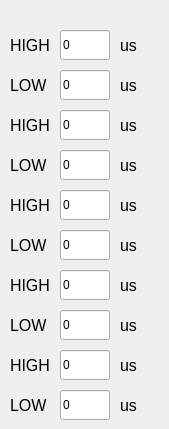
    <widget class="QWidget" name="X0">
     <attribute name="title">
      <string>X0</string>
     </attribute>
     <widget class="QLabel" name="label">
      <property name="geometry">
       <rect>
        <x>10</x>
        <y>30</y>
        <width>40</width>
        <height>30</height>
       </rect>
      </property>
      <property name="font">
       <font>
        <pointsize>12</pointsize>
       </font>
      </property>
      <property name="text">
       <string>HIGH</string>
      </property>
     </widget>
     <widget class="QLineEdit" name="x0_high0">
      <property name="geometry">
       <rect>
        <x>60</x>
        <y>30</y>
        <width>50</width>
        <height>30</height>
       </rect>
      </property>
      <property name="text">
       <string>0</string>
      </property>
     </widget>
     <widget class="QLabel" name="label_2">
      <property name="geometry">
       <rect>
        <x>120</x>
        <y>30</y>
        <width>40</width>
        <height>30</height>
       </rect>
      </property>
      <property name="font">
       <font>
        <pointsize>12</pointsize>
       </font>
      </property>
      <property name="text">
       <string>us</string>
      </property>
     </widget>
     <widget class="QLabel" name="label_7">
      <property name="geometry">
       <rect>
        <x>10</x>
        <y>70</y>
        <width>40</width>
        <height>30</height>
       </rect>
      </property>
      <property name="font">
       <font>
        <pointsize>12</pointsize>
       </font>
      </property>
      <property name="text">
       <string>LOW</string>
      </property>
     </widget>
     <widget class="QLabel" name="label_8">
      <property name="geometry">
       <rect>
        <x>120</x>
        <y>70</y>
        <width>40</width>
        <height>30</height>
       </rect>
      </property>
      <property name="font">
       <font>
        <pointsize>12</pointsize>
       </font>
      </property>
      <property name="text">
       <string>us</string>
      </property>
     </widget>
     <widget class="QLineEdit" name="x0_low0">
      <property name="geometry">
       <rect>
        <x>60</x>
        <y>70</y>
        <width>50</width>
        <height>30</height>
       </rect>
      </property>
      <property name="text">
       <string>0</string>
      </property>
     </widget>
     <widget class="QLabel" name="label_12">
      <property name="geometry">
       <rect>
        <x>120</x>
        <y>110</y>
        <width>40</width>
        <height>30</height>
       </rect>
      </property>
      <property name="font">
       <font>
        <pointsize>12</pointsize>
       </font>
      </property>
      <property name="text">
       <string>us</string>
      </property>
     </widget>
     <widget class="QLabel" name="label_9">
      <property name="geometry">
       <rect>
        <x>10</x>
        <y>150</y>
        <width>40</width>
        <height>30</height>
       </rect>
      </property>
      <property name="font">
       <font>
        <pointsize>12</pointsize>
       </font>
      </property>
      <property name="text">
       <string>LOW</string>
      </property>
     </widget>
     <widget class="QLabel" name="label_10">
      <property name="geometry">
       <rect>
        <x>120</x>
        <y>150</y>
        <width>40</width>
        <height>30</height>
       </rect>
      </property>
      <property name="font">
       <font>
        <pointsize>12</pointsize>
       </font>
      </property>
      <property name="text">
       <string>us</string>
      </property>
     </widget>
     <widget class="QLabel" name="label_11">
      <property name="geometry">
       <rect>
        <x>10</x>
        <y>110</y>
        <width>40</width>
        <height>30</height>
       </rect>
      </property>
      <property name="font">
       <font>
        <pointsize>12</pointsize>
       </font>
      </property>
      <property name="text">
       <string>HIGH</string>
      </property>
     </widget>
     <widget class="QLineEdit" name="x0_high1">
      <property name="geometry">
       <rect>
        <x>60</x>
        <y>110</y>
        <width>50</width>
        <height>30</height>
       </rect>
      </property>
      <property name="text">
       <string>0</string>
      </property>
     </widget>
     <widget class="QLineEdit" name="x0_low1">
      <property name="geometry">
       <rect>
        <x>60</x>
        <y>150</y>
        <width>50</width>
        <height>30</height>
       </rect>
      </property>
      <property name="text">
       <string>0</string>
      </property>
     </widget>
     <widget class="QLabel" name="label_13">
      <property name="geometry">
       <rect>
        <x>10</x>
        <y>230</y>
        <width>40</width>
        <height>30</height>
       </rect>
      </property>
      <property name="font">
       <font>
        <pointsize>12</pointsize>
       </font>
      </property>
      <property name="text">
       <string>LOW</string>
      </property>
     </widget>
     <widget class="QLabel" name="label_14">
      <property name="geometry">
       <rect>
        <x>120</x>
        <y>230</y>
        <width>40</width>
        <height>30</height>
       </rect>
      </property>
      <property name="font">
       <font>
        <pointsize>12</pointsize>
       </font>
      </property>
      <property name="text">
       <string>us</string>
      </property>
     </widget>
     <widget class="QLabel" name="label_15">
      <property name="geometry">
       <rect>
        <x>10</x>
        <y>190</y>
        <width>40</width>
        <height>30</height>
       </rect>
      </property>
      <property name="font">
       <font>
        <pointsize>12</pointsize>
       </font>
      </property>
      <property name="text">
       <string>HIGH</string>
      </property>
     </widget>
     <widget class="QLineEdit" name="x0_high2">
      <property name="geometry">
       <rect>
        <x>60</x>
        <y>190</y>
        <width>50</width>
        <height>30</height>
       </rect>
      </property>
      <property name="text">
       <string>0</string>
      </property>
     </widget>
     <widget class="QLineEdit" name="x0_low2">
      <property name="geometry">
       <rect>
        <x>60</x>
        <y>230</y>
        <width>50</width>
        <height>30</height>
       </rect>
      </property>
      <property name="text">
       <string>0</string>
      </property>
     </widget>
     <widget class="QLabel" name="label_16">
      <property name="geometry">
       <rect>
        <x>120</x>
        <y>190</y>
        <width>40</width>
        <height>30</height>
       </rect>
      </property>
      <property name="font">
       <font>
        <pointsize>12</pointsize>
       </font>
      </property>
      <property name="text">
       <string>us</string>
      </property>
     </widget>
     <widget class="QLabel" name="label_17">
      <property name="geometry">
       <rect>
        <x>10</x>
        <y>310</y>
        <width>40</width>
        <height>30</height>
       </rect>
      </property>
      <property name="font">
       <font>
        <pointsize>12</pointsize>
       </font>
      </property>
      <property name="text">
       <string>LOW</string>
      </property>
     </widget>
     <widget class="QLabel" name="label_18">
      <property name="geometry">
       <rect>
        <x>120</x>
        <y>310</y>
        <width>40</width>
        <height>30</height>
       </rect>
      </property>
      <property name="font">
       <font>
        <pointsize>12</pointsize>
       </font>
      </property>
      <property name="text">
       <string>us</string>
      </property>
     </widget>
     <widget class="QLabel" name="label_19">
      <property name="geometry">
       <rect>
        <x>10</x>
        <y>270</y>
        <width>40</width>
        <height>30</height>
       </rect>
      </property>
      <property name="font">
       <font>
        <pointsize>12</pointsize>
       </font>
      </property>
      <property name="text">
       <string>HIGH</string>
      </property>
     </widget>
     <widget class="QLineEdit" name="x0_high3">
      <property name="geometry">
       <rect>
        <x>60</x>
        <y>270</y>
        <width>50</width>
        <height>30</height>
       </rect>
      </property>
      <property name="text">
       <string>0</string>
      </property>
     </widget>
     <widget class="QLineEdit" name="x0_low3">
      <property name="geometry">
       <rect>
        <x>60</x>
        <y>310</y>
        <width>50</width>
        <height>30</height>
       </rect>
      </property>
      <property name="text">
       <string>0</string>
      </property>
     </widget>
     <widget class="QLabel" name="label_20">
      <property name="geometry">
       <rect>
        <x>120</x>
        <y>270</y>
        <width>40</width>
        <height>30</height>
       </rect>
      </property>
      <property name="font">
       <font>
        <pointsize>12</pointsize>
       </font>
      </property>
      <property name="text">
       <string>us</string>
      </property>
     </widget>
     <widget class="QLabel" name="label_24">
      <property name="geometry">
       <rect>
        <x>120</x>
        <y>350</y>
        <width>40</width>
        <height>30</height>
       </rect>
      </property>
      <property name="font">
       <font>
        <pointsize>12</pointsize>
       </font>
      </property>
      <property name="text">
       <string>us</string>
      </property>
     </widget>
     <widget class="QLineEdit" name="x0_high4">
      <property name="geometry">
       <rect>
        <x>60</x>
        <y>350</y>
        <width>50</width>
        <height>30</height>
       </rect>
      </property>
      <property name="text">
       <string>0</string>
      </property>
     </widget>
     <widget class="QLabel" name="label_22">
      <property name="geometry">
       <rect>
        <x>120</x>
        <y>390</y>
        <width>40</width>
        <height>30</height>
       </rect>
      </property>
      <property name="font">
       <font>
        <pointsize>12</pointsize>
       </font>
      </property>
      <property name="text">
       <string>us</string>
      </property>
     </widget>
     <widget class="QLabel" name="label_21">
      <property name="geometry">
       <rect>
        <x>10</x>
        <y>390</y>
        <width>40</width>
        <height>30</height>
       </rect>
      </property>
      <property name="font">
       <font>
        <pointsize>12</pointsize>
       </font>
      </property>
      <property name="text">
       <string>LOW</string>
      </property>
     </widget>
     <widget class="QLabel" name="label_23">
      <property name="geometry">
       <rect>
        <x>10</x>
        <y>350</y>
        <width>40</width>
        <height>30</height>
       </rect>
      </property>
      <property name="font">
       <font>
        <pointsize>12</pointsize>
       </font>
      </property>
      <property name="text">
       <string>HIGH</string>
      </property>
     </widget>
     <widget class="QLineEdit" name="x0_low4">
      <property name="geometry">
       <rect>
        <x>60</x>
        <y>390</y>
        <width>50</width>
        <height>30</height>
       </rect>
      </property>
      <property name="text">
       <string>0</string>
      </property>
     </widget>
    </widget>
